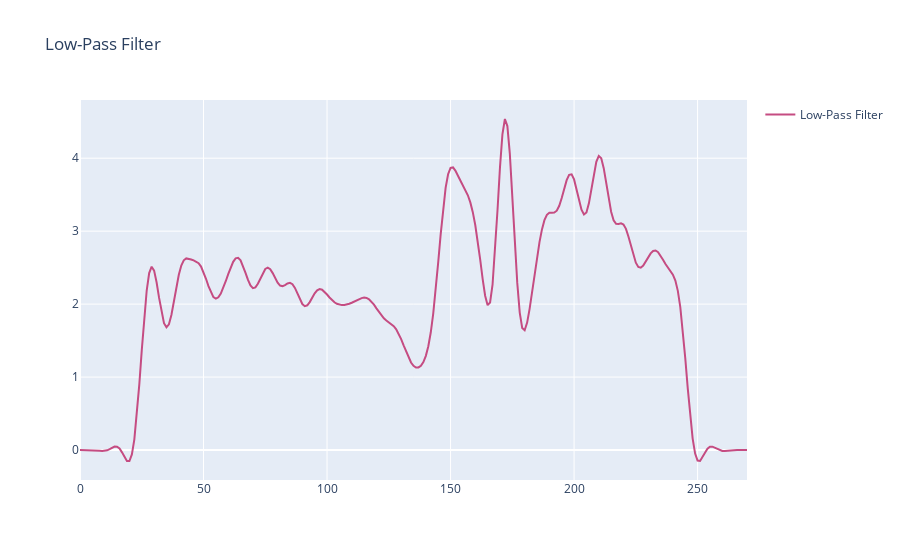

Here is the notebook cell this chart was saved with:
### Code cell
fc = 0.1
b = 0.08
N = int(np.ceil((4 / b)))
if not N % 2: N += 1
n = np.arange(N)

sinc_func = np.sinc(2 * fc * (n - (N - 1) / 2.))
window = 0.42 - 0.5 * np.cos(2 * np.pi * n / (N - 1)) + 0.08 * np.cos(4 * np.pi * n / (N - 1))
sinc_func = sinc_func * window
sinc_func = sinc_func / np.sum(sinc_func)

s = list(data['10 Min Std Dev'])
new_signal = np.convolve(s, sinc_func)

trace1 = go.Scatter(
    x=list(range(len(new_signal))),
    y=new_signal,
    mode='lines',
    name='Low-Pass Filter',
    marker=dict(
        color='#C54C82'
    )
)

layout = go.Layout(
    title='Low-Pass Filter',
    showlegend=True
)

trace_data = [trace1]
fig = go.Figure(data=trace_data, layout=layout)
#py.iplot(fig, filename='fft-low-pass-filter')
fig.show()

### Figure 1 — Plotly figure (JSON) as saved in the notebook; plotly's stock layout.template omitted (floating-point values rounded to 4 significant figures; data arrays with more than 128 entries replaced by an {"elided": "..."} marker saying what was removed)
{"data": [{"marker": {"color": "#C54C82"}, "mode": "lines", "name": "Low-Pass Filter", "type": "scatter", "x": {"elided": "271 int values"}, "y": {"elided": "271 float values"}}], "layout": {"showlegend": true, "title": {"text": "Low-Pass Filter"}}}
